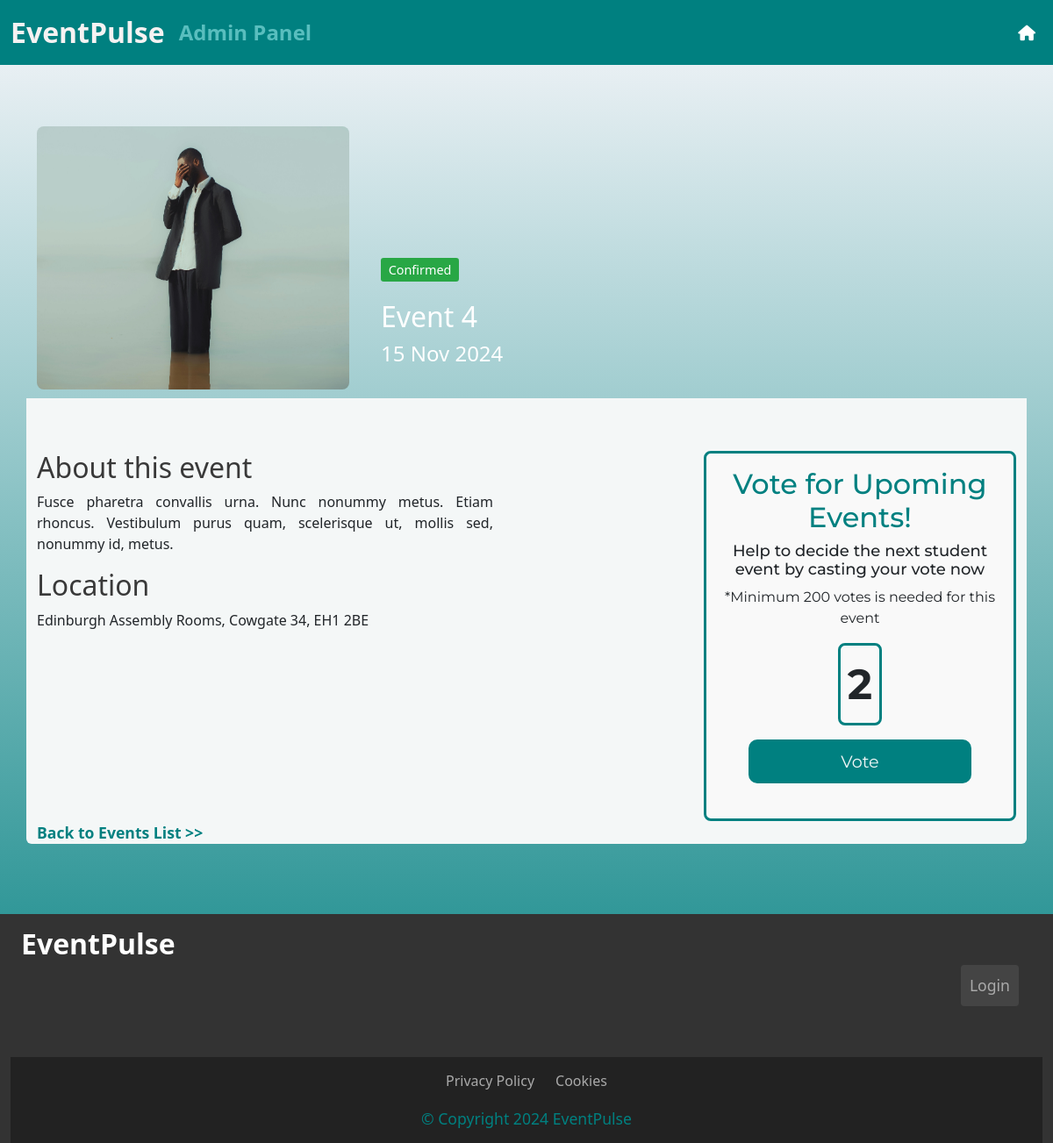
The app's page /admin/events/7, older data.
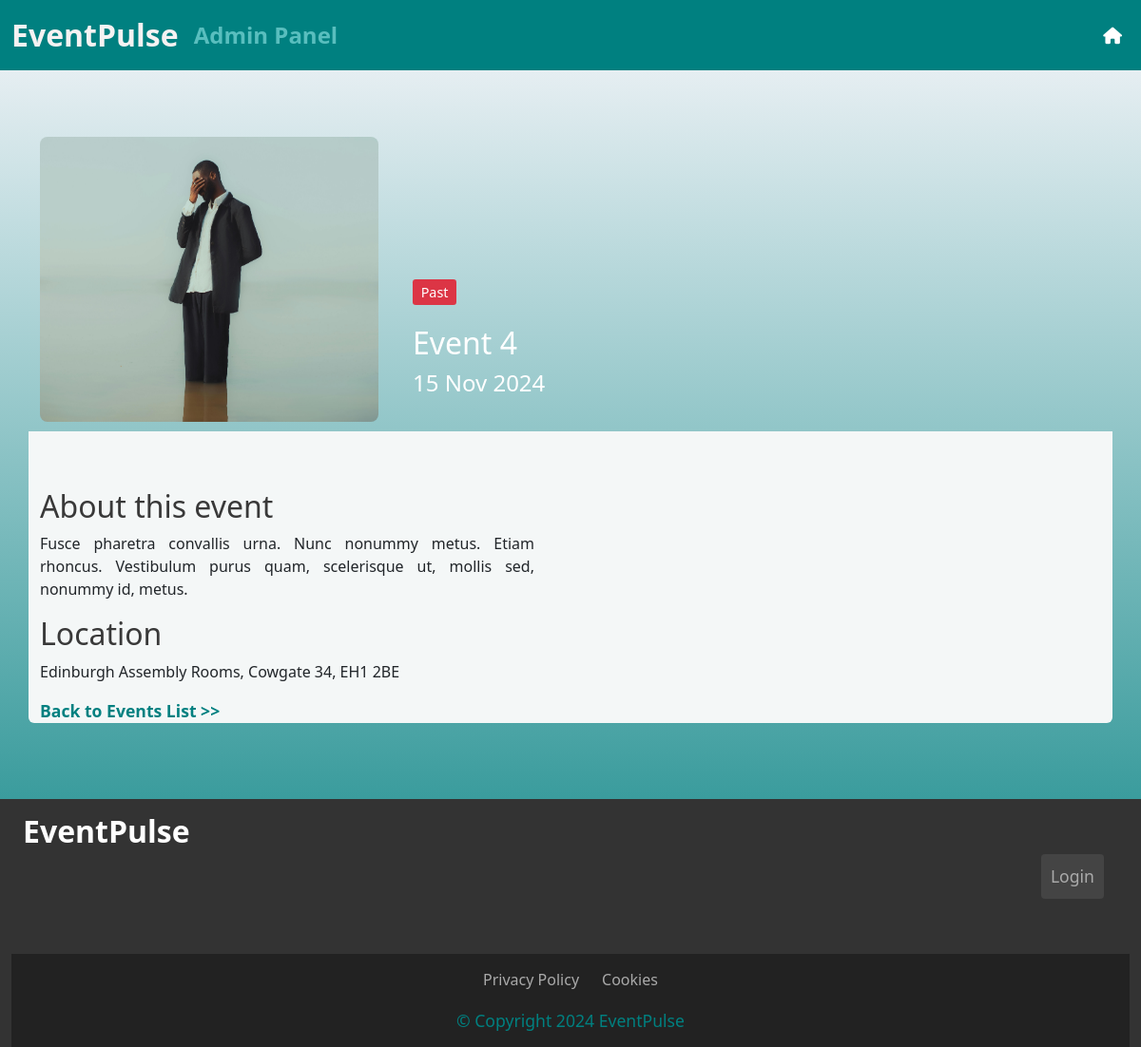
The same page, newer data.
### app.py (models this page shows)
class Event(db.Model):
    eventId = db.Column(db.Integer, primary_key=True)
    eventName = db.Column(db.String(100), nullable=False)
    description = db.Column(db.Text)
    date = db.Column(db.Date, nullable=False)
    location = db.Column(db.String(100), nullable=False)
    tag = db.Column(db.Enum(EventStatus), nullable=False)
    image_url = db.Column(db.String(255), nullable=True)
    votes = db.Column(db.Integer, default=0)

### app.py (the view)
@app.route('/admin/events/<int:event_id>', methods=['GET', 'POST'])
def admin_event_detail(event_id):
    event = Event.query.get_or_404(event_id)
    if request.method == 'POST':
        event.votes += 1
        if event.votes >= 200 and event.tag != EventStatus.Confirmed:
            event.tag = EventStatus.Confirmed  # Update the tag to 'Confirmed'
        db.session.commit()
        return redirect(url_for('vote_confirmation', event_id=event_id))
    return render_template('event.html', event=event)

### app.py (called while the page is built)
@app.before_request
def update_event_tags():
    db.create_all()
    today = date.today()
    events_to_update = Event.query.filter(
        Event.date < today,
        Event.tag.in_([EventStatus.Proposed, EventStatus.Confirmed])
    ).all()
    for event in events_to_update:
        event.tag = EventStatus.Past  # Change the tag to 'Past'
    db.session.commit()

### templates/event.html
{% extends 'base.html' %}
{% block content %}
<div class="container topbox rounded-top">
    <div class="row">
        <div class="col-12 col-md-4 col-lg-4">
            {% if event.image_url %}
            <img src="{{ url_for('static', filename=event.image_url) }}" alt="Event Image" id="eventImageLarge">
            {% endif %}
        </div>
        <div class="col-12 col-md-8 col-lg-8 d-flex flex-column" id="textContainer">
            <div class="container title-box">
                <p class="card-text">
                    <span class="tag-pill
                        {% if event.tag.value == 'Confirmed' %}tag-pill-tag1
                        {% elif event.tag.value == 'Proposed' %}tag-pill-tag2
                        {% else %}tag-pill-tag3
                        {% endif %}">
                        {{ event.tag.value }}
                    </span>
                </p>
                <p class="card-text" id="eventName">{{ event.eventName }}</p>
                <p class="card-text" id="eventDate">{{ event.date.strftime('%d %b %Y')}}</p>
            </div>
        </div>
    </div>
</div>
<div class="container bottombox rounded-bottom">
    <div class="row">
        <div class="col-12 col-md-6 col-lg-8" id="infobox">
            <h2 id="eventInfo">About this event</h2>
            <p id="description">{{ event.description }}</p>
            <h2 id="eventInfo">Location</h2>
            <p>{{ event.location }}</p>
        </div>
        {% if event.tag.value != 'Past' %}
        <div class="col-12 col-md-6 col-lg-4">
            <div class="container" id="voteBox">
                <h2>Vote for Upoming Events!</h2>
                <h3>Help to decide the next student event by casting your vote now</h3>
                <p>*Minimum 200 votes is needed for this event </p>
                <p class="border d-inline-block " id="voteCount"> {{ event.votes }} </p>
                <form action="{{ url_for('admin_event_detail', event_id=event.eventId) }}" method="post">
                    <button class="btn-primary" type="submit">Vote</button><br><br>
                </form>
            </div>
        </div>
        {% endif %}
    </div>
    <a href="{{ url_for('index') }}"><strong>Back to Events List >></strong></a>
</div><br><br>
{% endblock %}

### templates/base.html (shortened to what this page needs)
<!doctype html>
<html lang="en">
<head>
  <link rel="stylesheet" href="{{ url_for('static', filename='css/style.css') }}">
  <link href="https://cdn.jsdelivr.net/npm/bootstrap@5.3.3/dist/css/bootstrap.min.css" rel="stylesheet"
>
</head>
<body>
  <nav class="navbar navbar-expand-lg navbar-light ">
    <div class="container-fluid">
      <a class="navbar-brand" id="brand1" href="{{ url_for('index') }}">EventPulse</a>
      {% if request.path != url_for('admin_index') %}
      <a class="navbar-brand" id="brand2" href="{{ url_for('admin_index') }}">Admin Panel</a>
      {% endif %}
      <div class="collapse navbar-collapse" id="navbarNav">
        <ul class="navbar-nav ms-auto">
          {% if current_user.is_authenticated %}
          <li class="nav-item">
            {% if request.path == url_for('admin_index') %}
            <a class="nav-link" href="{{ url_for('index') }}">
              <i class="fa-solid fa-house fa-lg" style="color: #ffffff;"></i>
            </a>
          </li>
          {% endif %}
          {% if request.path != url_for('admin_index') %}
          <li class="nav-item">
            <a class="nav-link" href="{{ url_for('admin_index') }}">
              <i class="fa-solid fa-gear fa-lg" style="color: #ffffff;"></i>
            </a>
          </li>
          {% endif %}
          <li class="nav-item">
            <a class="nav-link" href="{{ url_for('logout') }}">
              <i class="fas fa-sign-out-alt fa-lg" style="color: #ffffff;"></i>
            </a>
          </li>
          {% else %}
          <li class="nav-item">
            <a class="nav-link" href="{{ url_for('index') }}">
              <i class="fa-solid fa-house" style="color: #ffffff;"></i>
            </a>
          </li>
          {% endif %}
        </ul>
      </div>
    </div>
  </nav>
  {% block content %}
  {% endblock %}
  <footer>
    <div class="container-fluid justify-content-between">
      <div class="row">
        <div class="col-lg-8 col-xs-12">
          <span class="footer-text">
            {% block page_name %}EventPulse{% endblock %}
          </span><br><br>
        </div>
        <div class="col-lg-4 col-xs-12 d-flex justify-content-end ">
          <div class="container-fluid d-flex justify-content-end py-5">
            {% if current_user.is_authenticated %}
            <a href="{{ url_for('logout') }}" class="footer-button">Logout</a>
            {% else %}
            <a href="{{ url_for('login') }}" class="footer-button">Login</a>
            {% endif %}
          </div>
        </div>
      </div>
      <div class="footer-bottom">
        <div class="container">
          <div class="row justify-content-center text-white">
            <div class="col-auto">
              <a href="https://www.termsfeed.com/live/f3ef7bae-0065-45b0-a134-18945e9e9598"
                class="footer-link-bottom">Privacy Policy</a>
            </div>
            <div class="col-auto">
              <a href="https://www.termsfeed.com/live/984b313c-70ca-4795-993a-67aada35decd"
                class="footer-link-bottom">Cookies</a>
            </div>
          </div>
          <div class="row text-center text-white pt-2">
            <div class="col-12">
              <div class="footer-bottom__copyright">
                <a class="copyright">&COPY; Copyright 2024 EventPulse</a>
              </div>
            </div>
          </div>
        </div>
      </div>
    </div>
  </footer>
</body>
</html>

### static/css/style.css (style rules this page uses)
body { background: rgb(246, 246, 250); background: linear-gradient(180deg, rgba(246, 246, 250, 1) 0%, rgba(0, 128, 128, 1) 100%); color: #f9f9f9; margin: 0; padding: 0; font-family: 'Open Sans', sans-serif; width: 100%; height: 100%; }
.navbar-light { background-color: #008080 !important; }
#brand1 { color: #f6f2f2 !important; font-weight: bold !important; font-size: 2.0rem !important; }
#brand2 { color: #59bebe !important; font-weight: bold !important; font-size: 1.5rem !important; }
.tag-pill { display: inline-block; padding: 0.2em 0.6em; font-size: 0.9em; color: #fff; background-color: #6c757d; border-radius: 0.2rem; }
.topbox { margin-top: 5%; background-color: none; color: #fff; }
.bottombox { background-color: #f4f7f7; padding-top: 5%; }
#eventImageLarge { width: 100%; height: 300px; border-radius: 8px; margin-top: 10px; margin-bottom: 10px; margin-left: 0px; object-fit: cover; object-position: center; }
.title-box { margin-top: 10rem; }
.title-box p+p { margin-top: 0 !important; margin-bottom: 0 !important; }
.d-flex.flex-column { display: flex; flex-direction: column; height: 100%; }
h2 { color: #008080 !important; font-size: 24px; }
#eventInfo { color: rgb(57, 57, 57) !important; }
.tag-pill { padding: 0.2rem 0.5rem; background-color: #d63384; color: white; border-radius: 50px; display: inline-block; }
#eventName { font-size: 32px !important; }
#eventDate { font-size: 24px; }
a { text-decoration: none !important; color: #008080 !important; font-size: 1.1rem !important; }
#description { text-align: justify; }
#infobox { padding-right: 20%; }
.tag-pill { display: inline-block; padding: 0.2em 0.6em; font-size: 0.9em; color: #fff; border-radius: 0.2rem; }
.tag-pill-tag3 { background-color: #dc3545; }
footer { background-color: #333; color: #fff; margin-top: 32px; font-size: 0.9em; }
footer .row { margin: 0; padding: 10px 0; }
footer .footer-text { font-size: 2rem; font-weight: bold; color: #fff !important; }
.footer-button { color: #aaa !important; background-color: #444; border: none; padding: 10px; font-size: 0.9em; border-radius: 4px; text-decoration: none; display: inline-block; transition: background-color 0.3s ease, color 0.3s ease; }
.container-fluid.d-flex.justify-content-end { padding-right: 15px; }
.footer-link-bottom { color: #aaa !important; font-size: 1rem !important; }
.footer-bottom { background-color: #222; color: #aaa; padding: 5px 5px; font-size: 0.8em; text-align: center; }

Row changes from the older to the newer data that the page shows:
changed Event "Event 4": tag "Confirmed" → "Past" (drawn); tag.value "Confirmed" → "Past"; votes "2" → (not shown)
Text that changed along with them:
text no longer shown: "Vote for Upoming Events! Help to decide the next student event by casting your vote now *Minimum 200 votes is needed for this event Vote"
